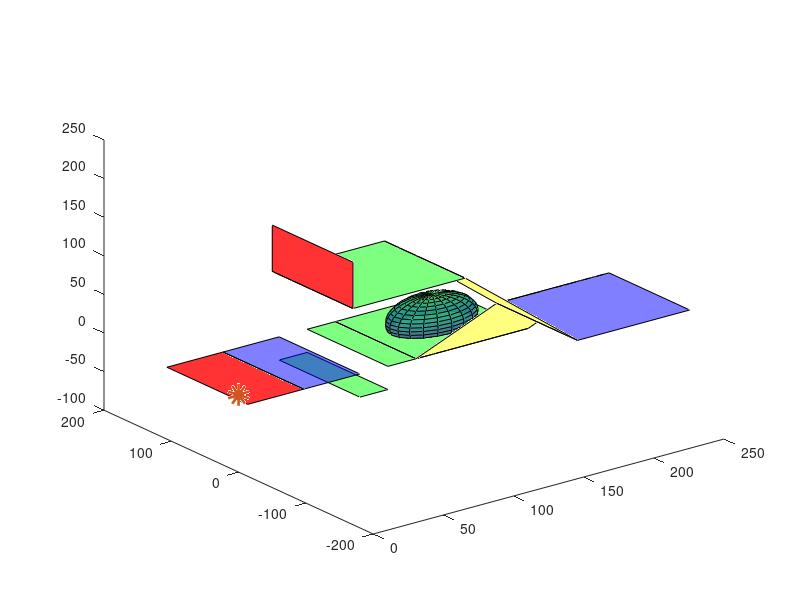

Recreate this plot in MATLAB. (Note: this script raises an error after producing the figure.)
% Fill this script in with your position tracking, force computation,
% and graphics for the virtual environment

close all

%% Run on hardware or simulation
hardwareFlag = false;

%% Plot end effector in environment
global qs % configuration (NOTE: This is only 3 angles now)
global posEE % position of end effectr
global large_button_1
global floor1_flat
global floor2_texturesurface1
global floor3_viscussurface
global floor4_texturesurface2
global floor5_flat
global floor7_flat
global floor8_gravity_fall
global floor9_viscussurface1
global floor10_button
global vsmooth
global spx
global spy
global spz
global spx_attractive
global spy_attractive
global spz_attractive
global rad_sph
global rad_sph_attractive

figClosed = 0;
qs = [0,0,0]; % initialize robot to zero pose
posEE = [0,0,0];  % initialize position of end effector

hold on; scatter3(0, 0, 0, 'kx', 'Linewidth', 2); % plot origin
h1 = scatter3(0, 0, 0, 'r.', 'Linewidth', 10); % plot end effector position
h2 = quiver3(0, 0, 0, 0, 0, 0, 'b'); % plot output force
if ~hardwareFlag
    h_fig = figure(1);
    set(h_fig, 'Name','Haptic environment: Close figure to quit.' ,'KeyPressFcn', @(h_obj, evt) keyPressFcn(h_obj, evt));
end

%% Create Environment here:
%%%%%%%%%%%%%%%%%%%%%%%%%%%%%%%%%%%%%%%%%%%%%%%%%%%%%%%%%%%%%%%%%%%%%%%%%%%
% Create static objects and interactive objects in their initial state

% Example of a flat plane
%start button
sx=-0.2;
sy=0.3;
sz=0.3;
shx=120;
shy=-50;
shz=0;


large_button_1 = fill3( [sx*600+shx sx*600+shx sx*600+shx sx*600+shx],[sy*0+shy sy*0+shy sy*-400+shy sy*-400+shy], [sz*600+shz sz*800+shz sz*800+shz sz*600+shz], [1 0 0], 'facealpha', 0.8);
floor1_flat = fill3( [sx*200+shx sx*600+shx sx*600+shx sx*200+shx], [sy*0+shy sy*0+shy sy*-400+shy sy*-400+shy],[sz*600+shz sz*600+shz sz*600+shz sz*600+shz], [0 1 0], 'facealpha', 0.5);
floor2_texturesurface1 = fill3( [sx*-200+shx sx*200+shx sx*200+shx sx*-200+shx],[sy*0+shy sy*0+shy sy*-400+shy sy*-400+shy], [sz*200+shz sz*600+shz sz*600+shz sz*200+shz], [1 1 0], 'facealpha', 0.5);
floor3_viscussurface = fill3( [sx*-600+shx sx*-200+shx sx*-200+shx sx*-600+shx],[sy*0+shy sy*0+shy sy*-400+shy sy*-400+shy], [sz*200+shz sz*200+shz sz*200+shz sz*200+shz], [0 0 1], 'facealpha', 0.5);

floor4_texturesurface2 = fill3( [sx*-200+shx sx*-200+shx sx*-600+shx sx*-600+shx], [sy*400+shy sy*0+shy sy*0+shy sy*400+shy],[sz*-200+shz sz*200+shz sz*200+shz sz*-200+shz], [1 1 0], 'facealpha', 0.5);
floor5_flat = fill3( [sx*-200+shx sx*-200+shx sx*-600+shx sx*-600+shx],[sy*800+shy sy*400+shy sy*400+shy sy*800+shy], [sz*-200+shz sz*-200+shz sz*-200+shz sz*-200+shz], [0 1 0], 'facealpha', 0.5);

floor7_flat = fill3( [sx*-200+shx sx*-200+shx sx*-100+shx sx*-100+shx],[sy*800+shy sy*400+shy sy*400+shy sy*800+shy], [sz*-200+shz sz*-200+shz sz*-200+shz sz*-200+shz], [0 1 0], 'facealpha', 0.5);
floor8_gravity_fall = fill3( [sx*0+shx sx*0+shx sx*-100+shx sx*-100+shx],[sy*800+shy sy*400+shy sy*400+shy sy*800+shy], [sz*-300+shz sz*-300+shz sz*-300+shz sz*-300+shz], [0 1 0], 'facealpha', 0.5);
floor9_viscussurface1 = fill3([sx*0+shx sx*0+shx sx*200+shx sx*200+shx],[sy*800+shy sy*400+shy sy*400+shy sy*800+shy],  [sz*-200 sz*-200 sz*-200 sz*-200], [0 0 1], 'facealpha', 0.5);

floor10_button = fill3( [sx*200+shx sx*200+shx sx*400+shx sx*400+shx], [sy*800+shy sy*400+shy sy*400+shy sy*800+shy], [sz*-200+shz sz*-200+shz sz*-200+shz sz*-200+shz], [1 0 0], 'facealpha', 0.8);
told=0;

%attractive
[x,y,z] = sphere;
  rad_sph_attractive=30;
   spx_attractive=200;
   spy_attractive=130;
   spz_attractive=-50;
 hsphere2= surf(x*rad_sph_attractive+spx_attractive, y*rad_sph_attractive+spy_attractive, z*rad_sph_attractive+spz_attractive, 'facealpha', 0.8);
 hsphere2.EdgeColor = 'none';
 
%ball
 [x,y,z] = sphere;
  rad_sph=15;
   spx=150;
   spy=180;
   spz=-45;
 hsphere1= surf(x*rad_sph+spx, y*rad_sph+spy, z*rad_sph+spz);

hold off;
%%%%%%%%%%%%%%%%%%%%%%%%%%%%%%%%%%%%%%%%%%%%%%%%%%%%%%%%%%%%%%%%%%%%%%%%%%%

% set camera properties
axis([-100 350 -200 200 -200 300]);
view([150,14]);
count=0;
vsmooth = zeros();

i = 0; frameSkip = 3; % plotting variable - set how often plot updates
while(1)
    tic
    %% Read potentiometer values, convert to angles and end effector location
    if hardwareFlag
        qs = lynxGetAngles();
    end
    
    %% Calculate current end effector position
    %%%%%%%%%%%%%%%%%%%%%%%%%%%%%%%%%%%%%%%%%%%%%%%%%%%%%%%%%%%%%%%%%%%%%%%
    
    posEEold= posEE;
    posEE = computeEEposition();
    if count==0
        v=[0,0,0] ;
    else
        v=(posEE-posEEold)/told;
    end
    vprevsmooth = vsmooth;
    vsmooth= 0.1*v +(1-0.1)*vprevsmooth;
    %%%%%%%%%%%%%%%%%%%%%%%%%%%%%%%%%%%%%%%%%%%%%%%%%%%%%%%%%%%%%%%%%%%%%%%
    
    %% Calculate desired force based on current end effector position
    % Check for collisions with objects in the environment and compute the total force on the end effector
    %%%%%%%%%%%%%%%%%%%%%%%%%%%%%%%%%%%%%%%%%%%%%%%%%%%%%%%%%%%%%%%%%%%%%%%
    F = computeForces();
    %%%%%%%%%%%%%%%%%%%%%%%%%%%%%%%%%%%%%%%%%%%%%%%%%%%%%%%%%%%%%%%%%%%%%%%
    if(spy==80)
    dir_step=5;
    elseif(spy==180)
    dir_step=-5;
    end
    %% Plot Environment
    if i == 0
        figClosed = drawLynx(h1, h2, F);
        [xhan,yhan,zhan]=sphere;
        spy=spy+dir_step;
        set(hsphere1, 'XData',xhan*rad_sph+spx, 'YData',yhan*rad_sph+spy, 'ZData',zhan*rad_sph+spz);
        
        %%%%%%%%%%%%%%%%%%%%%%%%%%%%%%%%%%%%%%%%%%%%%%%%%%%%%%%%%%%%%%%%%%%%%%%
        % Set handles for interactive objects you make here
        
        %%%%%%%%%%%%%%%%%%%%%%%%%%%%%%%%%%%%%%%%%%%%%%%%%%%%%%%%%%%%%%%%%%%%%%%
		%set()
        drawnow
    end
    
    %%%%%%%%%%%%%%%%%%%%%%%%%%%%%%%%%%%%%%%%%%%%%%%%%%%%%%%%%%%%
    %% Compute torques from forces and convert to currents for servos
    Tau = computeTorques(F);
    %%%%%%%%%%%%%%%%%%%%%%%%%%%%%%%%%%%%%%%%%%%%%%%%%%%%%%%%%%%%
    
    if hardwareFlag
        if figClosed % quit by closing the figure
            lynxDCTorquePhysical(0,0,0,0,0,0);
            return;
        else
            currents = torquesToCurrents(Tau);
            lynxDCTorquePhysical(currents(1),currents(2),currents(3),0,0,0);
        end
    end
    
    if (figClosed) % quit by closing the figure
        return;
    end
    
    %% Debugging
    %posEE
    %qs
    %F'
    %Tau'
    %[posEE, qs, F', Tau']
     count=count+1;
     told=toc
    i = mod(i+1, frameSkip);
end